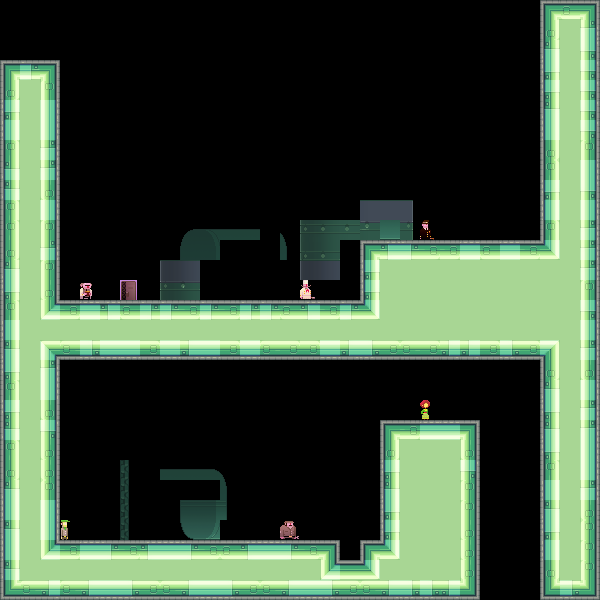

This game map was drawn from its Tiled (.tmx) file and the tilesets committed beside it. A one-line description and the full map source follow:
An orthogonal 30x30 tile map with 20x20 px tiles, 1 tile layer (bg).

<map version="1.0" orientation="orthogonal" width="30" height="30" tilewidth="20" tileheight="20">
  <tileset firstgid="1" name="tiles_sydney" tilewidth="20" tileheight="20">
    <image source="../../../../../XNAModeContent/Lemonade/tiles_factory.png" width="400" height="400" />
    <terraintypes>
      <terrain name="regularBlocks" tile="-1" />
    </terraintypes>
    <tile id="8" terrain=",,,0" />
    <tile id="9" terrain=",,0,0" />
    <tile id="10" terrain=",,0,0" />
    <tile id="11" terrain=",,0,0" />
    <tile id="12" terrain=",,0,0" />
    <tile id="13" terrain=",,0,0" />
    <tile id="14" terrain=",,0," />
    <tile id="15" terrain="0,0,0," />
    <tile id="16" terrain="0,0,,0" />
    <tile id="28" terrain=",0,,0" />
    <tile id="34" terrain="0,,0," />
    <tile id="35" terrain="0,,0,0" />
    <tile id="36" terrain=",0,0,0" />
    <tile id="48" terrain=",0,,0" />
    <tile id="54" terrain="0,,0," />
    <tile id="68" terrain=",0,,0" />
    <tile id="74" terrain="0,,0," />
    <tile id="88" terrain=",0,,0" />
    <tile id="94" terrain="0,,0," />
    <tile id="108" terrain=",0,,0" />
    <tile id="114" terrain="0,,0," />
    <tile id="128" terrain=",0,," />
    <tile id="129" terrain="0,0,," />
    <tile id="130" terrain="0,0,," />
    <tile id="131" terrain="0,0,," />
    <tile id="132" terrain="0,0,," />
    <tile id="133" terrain="0,0,," />
    <tile id="134" terrain="0,,," />
    <tile id="194" terrain="0,0,0,0" />
    <tile id="356">
      <properties>
        <property name="LargeCrate" value="" />
      </properties>
    </tile>
    <tile id="380">
      <properties>
        <property name="Andre" value="" />
      </properties>
    </tile>
    <tile id="381">
      <properties>
        <property name="Liselot" value="" />
      </properties>
    </tile>
    <tile id="382">
      <properties>
        <property name="Amsterdaam" value="" />
      </properties>
    </tile>
    <tile id="383">
      <properties>
        <property name="Worker" value="" />
      </properties>
    </tile>
    <tile id="384">
      <properties>
        <property name="Inspector" value="" />
      </properties>
    </tile>
    <tile id="385">
      <properties>
        <property name="Chef" value="" />
      </properties>
    </tile>
    <tile id="386">
      <properties>
        <property name="Exit" value="" />
      </properties>
    </tile>
    <tile id="387">
      <properties>
        <property name="Trampoline" value="" />
      </properties>
    </tile>
    <tile id="388">
      <properties>
        <property name="SmallCrate" value="" />
      </properties>
    </tile>
    <tile id="389">
      <properties>
        <property name="SugarBag" value="" />
      </properties>
    </tile>
  </tileset>
  <layer name="bg" width="30" height="30">
    <data encoding="csv">
      0,0,0,0,0,0,0,0,0,0,0,0,0,0,0,0,0,0,0,0,0,0,0,0,0,0,0,9,10,15,
      0,0,0,0,0,0,0,0,0,0,0,0,0,0,0,0,0,0,0,0,0,0,0,0,0,0,0,109,195,55,
      0,0,0,0,0,0,0,0,0,0,0,0,0,0,0,0,0,0,0,0,0,0,0,0,0,0,0,49,195,95,
      9,13,15,392,0,0,0,0,0,0,0,0,0,0,0,0,0,0,0,0,0,0,0,0,0,0,0,89,195,95,
      109,195,35,392,0,0,0,0,0,0,0,0,0,0,0,0,0,0,0,0,0,0,0,0,0,0,0,89,195,95,
      89,195,75,392,0,0,0,0,0,0,0,0,0,0,0,0,0,0,0,0,0,0,0,0,0,0,0,49,195,95,
      69,195,75,392,0,0,0,0,0,0,0,0,0,0,0,0,0,0,0,0,0,0,0,0,0,0,0,69,195,95,
      29,195,55,392,0,0,0,0,0,0,0,0,0,0,0,0,0,0,0,0,0,0,0,0,0,0,0,109,195,35,
      49,195,55,392,0,0,0,0,0,0,0,0,0,0,0,0,0,0,0,0,0,0,0,0,0,0,0,29,195,75,
      49,195,115,0,0,0,0,0,0,0,0,0,0,0,0,0,0,0,0,0,0,0,0,0,0,0,0,89,195,95,
      29,195,75,0,0,0,0,0,0,0,0,0,0,0,0,0,0,0,249,250,251,252,0,292,293,294,295,69,195,75,
      29,195,35,0,0,0,0,0,0,201,202,203,204,0,206,207,208,209,269,264,271,383,214,312,313,314,315,29,195,55,
      109,195,55,0,0,0,0,0,0,221,222,0,0,0,226,227,228,0,9,11,13,14,14,12,10,12,14,37,195,55,
      49,195,35,0,0,0,0,0,247,248,0,0,0,0,0,247,248,0,89,195,195,195,195,195,195,195,195,195,195,55,
      89,195,115,0,385,0,387,0,267,268,0,0,0,0,0,386,0,0,89,195,195,195,195,195,195,195,195,195,195,35,
      29,195,36,14,12,11,10,13,13,14,13,14,13,13,10,11,14,13,37,195,195,195,195,195,195,195,195,195,195,95,
      69,195,195,195,195,195,195,195,195,195,195,195,195,195,195,195,195,195,195,195,195,195,195,195,195,195,195,195,195,75,
      49,195,16,130,133,132,132,134,132,131,132,134,132,130,134,134,132,131,133,134,130,134,131,131,134,133,134,17,195,55,
      89,195,55,0,0,0,0,0,0,0,0,0,0,0,0,0,0,0,0,0,0,0,0,0,0,0,0,109,195,115,
      29,195,75,0,0,0,0,0,0,0,0,0,0,0,0,0,0,0,0,0,0,0,0,213,0,0,0,49,195,75,
      89,195,115,0,0,0,0,0,0,0,0,0,0,0,0,0,0,0,0,0,0,382,0,233,0,0,0,89,195,55,
      49,195,95,0,0,0,0,0,0,0,0,0,0,0,0,0,0,0,0,9,14,12,12,15,0,0,0,49,195,55,
      29,195,115,0,0,0,0,0,0,0,0,0,0,0,0,0,0,0,0,109,195,195,195,115,0,0,0,89,195,75,
      109,195,115,0,0,0,216,217,203,204,205,206,0,0,0,0,0,0,0,89,195,195,195,95,0,0,0,29,195,75,
      49,195,35,0,0,0,236,237,0,0,0,226,0,0,0,0,0,0,0,49,195,195,195,35,0,0,0,69,195,55,
      69,195,75,0,0,0,256,257,0,241,242,246,0,0,0,0,0,0,0,89,195,195,195,35,0,0,0,49,195,115,
      49,195,75,381,0,0,276,277,0,261,262,0,0,0,384,0,0,0,0,89,195,195,195,115,0,0,0,89,195,35,
      69,195,36,14,12,13,14,11,12,13,14,10,11,12,13,14,151,388,149,194,195,195,195,115,0,0,0,69,195,35,
      49,195,195,195,195,195,195,195,195,195,195,195,195,195,195,195,192,193,194,195,195,195,195,115,0,0,0,109,195,35,
      129,130,131,130,131,132,133,134,130,131,132,133,134,130,131,132,133,134,130,131,133,133,131,135,0,0,0,129,133,135
    </data>
  </layer>
  <objectgroup name="boxes" width="30" height="30" />
</map>
